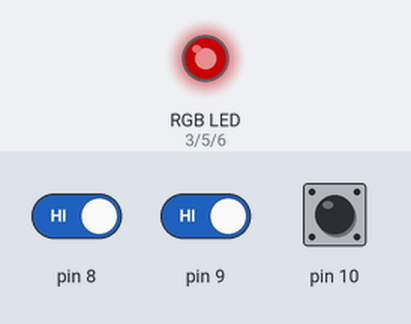
This sketch was run on a simulated Arduino Uno, built with avr-gcc and run on an emulated ATmega328P. Shown: an RGB LED mixed from three pins (HIGH = lit). Inputs (shaded band) come from the test bench; at power-on: pin 8 HIGH, pin 9 HIGH, pin 10 HIGH. Dim RGB values are drawn brighter than linear.

Above: at 1.2 s.
1.3 s: pin 8 driven LOW
At 2.0 s:
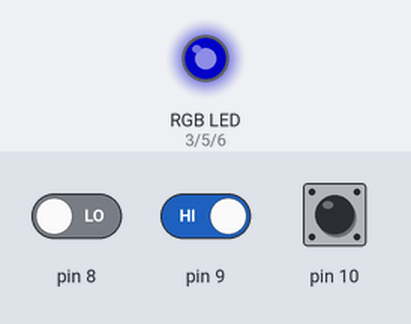
2.8 s: pin 9 driven LOW
At 3.1 s:
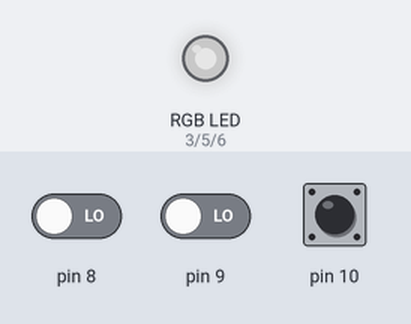
Timing chart, 0 to 5.8 s (numbered marks = the images above; inputs shaded):
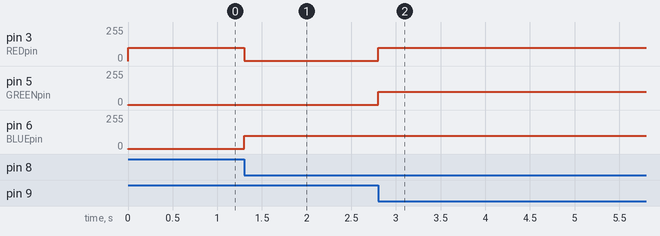

The sketch:

rgb_led_rf443.ino
```cpp
// left side: red - cathode/anode - green - blue
int REDpin = 3; // through 220Ohm
int GREENpin = 5; // through 180 Ohm
int BLUEpin = 6; // through 180 Ohm

// 8,9,10,11 - RF


int incr  = 5;
// 0 - RED, 1 - BLUE, 2 - WHITE, 3 - GREEN, 4 - DARK
int modeColors[15] = {100,1,1, 1,1,100,  100,100,100, 1,100,1,  1,1,1};

void setup(){
  pinMode(REDpin, OUTPUT);
  pinMode(GREENpin, OUTPUT);
  pinMode(BLUEpin, OUTPUT);

  pinMode(8, INPUT);
  pinMode(9, INPUT);
  pinMode(10, INPUT);
  pinMode(11, INPUT);

  //Serial.begin(9600);
}

void loop(){

  while (digitalRead(9) == LOW && digitalRead(10) == LOW && digitalRead(11) == LOW && digitalRead(8) == LOW) {
    showColorMode(4);  // Loops until button is pressed
  }

  while (digitalRead(8) == HIGH) {  // Button 1 pressed
    showColorMode(0);
  }

  while (digitalRead(9) == HIGH) {  // Button 2 pressed
    showColorMode(1);
  }

  while (digitalRead(10) == HIGH) {  // Button 3 pressed
    showColorMode(2);
  }

  while (digitalRead(11) == HIGH) {  // Button 4 pressed
    showColorMode(3);
  }
}

void showColorMode(int mode){
  analogWrite(REDpin, modeColors[mode*3]);
  analogWrite(GREENpin, modeColors[mode*3+1]);
  analogWrite(BLUEpin, modeColors[mode*3+2]);
}
```

Measured:
- after the input at 1.3 s, pin 3 (REDpin): 100/255 → 1/255 at once; pin 6 (BLUEpin): 1/255 → 100/255 at once
- after the input at 2.8 s, pin 3 (REDpin), pin 5 (GREENpin): 1/255 → 100/255 at once
